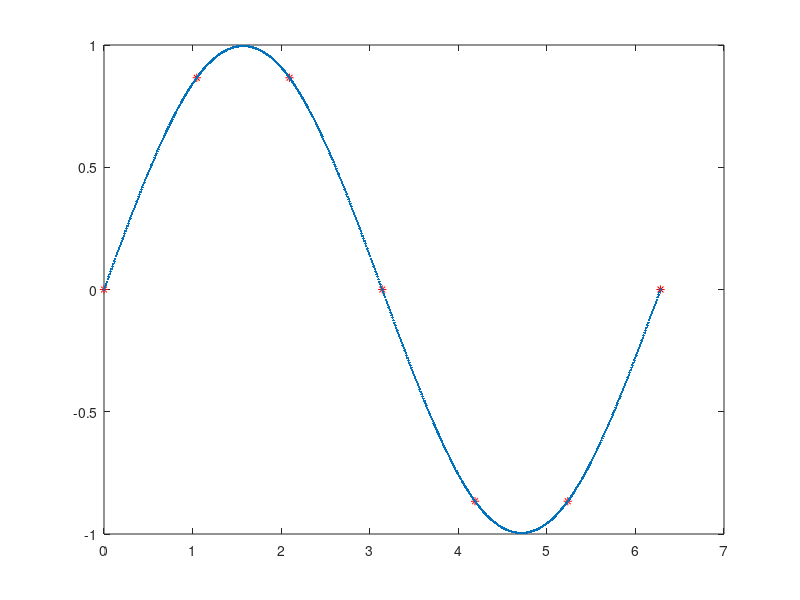

Reproduce this figure in MATLAB.
% Splining Curvas suaves
% Computación II
%     Daniel Ramírez Peña
clear all
% % 
% Propoemos los puntos solución obtenidos de manera experimental
% x=[3 6 8 12 34 43];
% y=[17 2 8 -1 13 0];
%  x=[0     1     2     3     4     5     6];
%  y=[1    10    49   142   313   586   985];

x=[ 0    1.0472    2.0944    3.1416    4.1888    5.2360    6.2832];
y=[0    0.8660    0.8660    0.0000   -0.8660   -0.8660   -0.0000];

plot(x,y,'*r')
hold on
% Se genera la diagonal principal  en vectores
n=length(x);
DP=zeros(n-2,1);
% Como el vector b es del mismo tamaño de DP usamos el mismo ciclo
b=zeros(n-2,1);
for i=1:n-2
   DP(i)=2*(x(i)-x(i+2)); 
%    b(i)=6*( ( (y(i)-y(i+2)) / (x(i)-x(i+1)) ) - ...
%        ( (y(i+1)-y(i+2) )/(x(i+1)-x(i+2)) ) );
%%% ERROR EN EL SEGUNDO Y
      b(i)=6*( ( (y(i)-y(i+1)) / (x(i)-x(i+1)) ) - ...
       ( (y(i+1)-y(i+2) )/(x(i+1)-x(i+2)) ) );

%    DI(i+1)

end


% Generamos la diagonal inferior
DI=zeros(n-3,1);
for j=1:n-3
    DI(j)=(x(j+1)-x(j+2));
    
end

DS=DI;
% A=diag(DP)+diag(DS,1)+diag(DS,-1);
% KKK=A\b;
% [LL,U]=lu(A);

% Rehacemos el vector DI1=DI1/DP1 y DP2=DP2-DI1*DS1
% Descomposicion en LU
for i=2:n-2
    DI(i-1)=DI(i-1)/DP(i-1);
    DP(i)=DP(i)-(DI(i-1)*DS(i-1));
end

% Ahora queremos buscar a Z que es Z1= B1
for i=2:n-2
    b(i)=b(i)-DI(i-1)*b(i-1);
    
end

%Buscar el valor K donde 
K=zeros(n,1);
K(n-1)=b(n-2)/DP(n-2);
% for i=n-2:-1:2
%     K(i)=b(i-1)-DS(i-1)*K(i+1)/DP(i-1);
% end
%ERROR EN EL CALCULO DE K, FALTA UN PARENTESIS
for i=n-2:-1:2
    K(i)=(b(i-1)-DS(i-1)*K(i+1))/DP(i-1);
end
% Obtener los demas valores requeridos a partir de los ya sabidos
L=100;
xxx=zeros((n-1)*L,1);
yyy=zeros((n-1)*L,1);
% k=[0; K; 0];
%ERROR YA SE TENIA A K COMPLETO
k=K;

for i=1:n-1
    xx=linspace(x(i),x(i+1),L);
    xxx(L*(i-1)+1:L*i)=xx;
    yy(L*(i-1)+1:L*i)=k(i)*( ((xx-x(i+1)).^3)/(x(i)-x(i+1))- ...
        ((xx-x(i+1))*(x(i)-x(i+1))))/6  ...
        -k(i+1)*( ((xx-x(i)).^3)/(x(i)-x(i+1))-((xx-x(i))*(x(i)-x(i+1))))/6 ...
    +(y(i)*(xx-x(i+1))-y(i+1)*(xx-x(i)) )/(x(i)-x(i+1));

end
plot(xxx,yy','.')